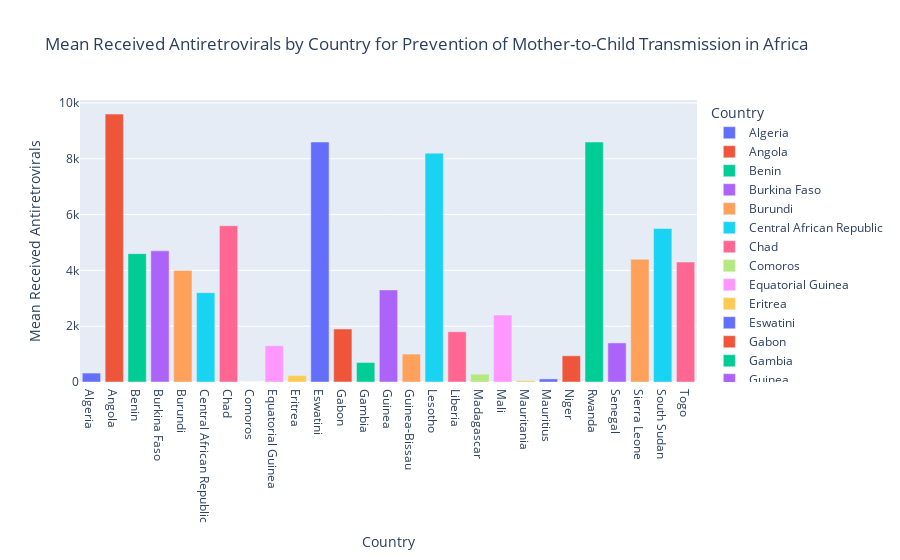

Notebook source saved alongside this figure:
### Code cell
# Reset the index to make it suitable for plotting
preventionofTransmission_reset = preventionofTransmission.reset_index()

# Create a bar plot
fig = px.bar(preventionofTransmission_reset, x='Country', y='Received Antiretrovirals',
             color='Country',
             labels={'Received Antiretrovirals': 'Mean Received Antiretrovirals'},
             title='Mean Received Antiretrovirals by Country for Prevention of Mother-to-Child Transmission in Africa')

# Show the plot
fig.show()

### Figure 1 — Plotly figure (JSON) as saved in the notebook; plotly's stock layout.template omitted (floating-point values rounded to 4 significant figures)
{"data": [{"alignmentgroup": "True", "hovertemplate": "Country=%{x}<br>Mean Received Antiretrovirals=%{y}<extra></extra>", "legendgroup": "Algeria", "marker": {"color": "#636efa", "pattern": {"shape": ""}}, "name": "Algeria", "offsetgroup": "Algeria", "orientation": "v", "showlegend": true, "textposition": "auto", "type": "bar", "x": ["Algeria"], "xaxis": "x", "y": [320], "yaxis": "y"}, {"alignmentgroup": "True", "hovertemplate": "Country=%{x}<br>Mean Received Antiretrovirals=%{y}<extra></extra>", "legendgroup": "Angola", "marker": {"color": "#EF553B", "pattern": {"shape": ""}}, "name": "Angola", "offsetgroup": "Angola", "orientation": "v", "showlegend": true, "textposition": "auto", "type": "bar", "x": ["Angola"], "xaxis": "x", "y": [9600], "yaxis": "y"}, {"alignmentgroup": "True", "hovertemplate": "Country=%{x}<br>Mean Received Antiretrovirals=%{y}<extra></extra>", "legendgroup": "Benin", "marker": {"color": "#00cc96", "pattern": {"shape": ""}}, "name": "Benin", "offsetgroup": "Benin", "orientation": "v", "showlegend": true, "textposition": "auto", "type": "bar", "x": ["Benin"], "xaxis": "x", "y": [4600], "yaxis": "y"}, {"alignmentgroup": "True", "hovertemplate": "Country=%{x}<br>Mean Received Antiretrovirals=%{y}<extra></extra>", "legendgroup": "Burkina Faso", "marker": {"color": "#ab63fa", "pattern": {"shape": ""}}, "name": "Burkina Faso", "offsetgroup": "Burkina Faso", "orientation": "v", "showlegend": true, "textposition": "auto", "type": "bar", "x": ["Burkina Faso"], "xaxis": "x", "y": [4700], "yaxis": "y"}, {"alignmentgroup": "True", "hovertemplate": "Country=%{x}<br>Mean Received Antiretrovirals=%{y}<extra></extra>", "legendgroup": "Burundi", "marker": {"color": "#FFA15A", "pattern": {"shape": ""}}, "name": "Burundi", "offsetgroup": "Burundi", "orientation": "v", "showlegend": true, "textposition": "auto", "type": "bar", "x": ["Burundi"], "xaxis": "x", "y": [4000], "yaxis": "y"}, {"alignmentgroup": "True", "hovertemplate": "Country=%{x}<br>Mean Received Antiretrovirals=%{y}<extra></extra>", "legendgroup": "Central African Republic", "marker": {"color": "#19d3f3", "pattern": {"shape": ""}}, "name": "Central African Republic", "offsetgroup": "Central African Republic", "orientation": "v", "showlegend": true, "textposition": "auto", "type": "bar", "x": ["Central African Republic"], "xaxis": "x", "y": [3200], "yaxis": "y"}, {"alignmentgroup": "True", "hovertemplate": "Country=%{x}<br>Mean Received Antiretrovirals=%{y}<extra></extra>", "legendgroup": "Chad", "marker": {"color": "#FF6692", "pattern": {"shape": ""}}, "name": "Chad", "offsetgroup": "Chad", "orientation": "v", "showlegend": true, "textposition": "auto", "type": "bar", "x": ["Chad"], "xaxis": "x", "y": [5600], "yaxis": "y"}, {"alignmentgroup": "True", "hovertemplate": "Country=%{x}<br>Mean Received Antiretrovirals=%{y}<extra></extra>", "legendgroup": "Comoros", "marker": {"color": "#B6E880", "pattern": {"shape": ""}}, "name": "Comoros", "offsetgroup": "Comoros", "orientation": "v", "showlegend": true, "textposition": "auto", "type": "bar", "x": ["Comoros"], "xaxis": "x", "y": [0], "yaxis": "y"}, {"alignmentgroup": "True", "hovertemplate": "Country=%{x}<br>Mean Received Antiretrovirals=%{y}<extra></extra>", "legendgroup": "Equatorial Guinea", "marker": {"color": "#FF97FF", "pattern": {"shape": ""}}, "name": "Equatorial Guinea", "offsetgroup": "Equatorial Guinea", "orientation": "v", "showlegend": true, "textposition": "auto", "type": "bar", "x": ["Equatorial Guinea"], "xaxis": "x", "y": [1300], "yaxis": "y"}, {"alignmentgroup": "True", "hovertemplate": "Country=%{x}<br>Mean Received Antiretrovirals=%{y}<extra></extra>", "legendgroup": "Eritrea", "marker": {"color": "#FECB52", "pattern": {"shape": ""}}, "name": "Eritrea", "offsetgroup": "Eritrea", "orientation": "v", "showlegend": true, "textposition": "auto", "type": "bar", "x": ["Eritrea"], "xaxis": "x", "y": [230], "yaxis": "y"}, {"alignmentgroup": "True", "hovertemplate": "Country=%{x}<br>Mean Received Antiretrovirals=%{y}<extra></extra>", "legendgroup": "Eswatini", "marker": {"color": "#636efa", "pattern": {"shape": ""}}, "name": "Eswatini", "offsetgroup": "Eswatini", "orientation": "v", "showlegend": true, "textposition": "auto", "type": "bar", "x": ["Eswatini"], "xaxis": "x", "y": [8600], "yaxis": "y"}, {"alignmentgroup": "True", "hovertemplate": "Country=%{x}<br>Mean Received Antiretrovirals=%{y}<extra></extra>", "legendgroup": "Gabon", "marker": {"color": "#EF553B", "pattern": {"shape": ""}}, "name": "Gabon", "offsetgroup": "Gabon", "orientation": "v", "showlegend": true, "textposition": "auto", "type": "bar", "x": ["Gabon"], "xaxis": "x", "y": [1900], "yaxis": "y"}, {"alignmentgroup": "True", "hovertemplate": "Country=%{x}<br>Mean Received Antiretrovirals=%{y}<extra></extra>", "legendgroup": "Gambia", "marker": {"color": "#00cc96", "pattern": {"shape": ""}}, "name": "Gambia", "offsetgroup": "Gambia", "orientation": "v", "showlegend": true, "textposition": "auto", "type": "bar", "x": ["Gambia"], "xaxis": "x", "y": [700], "yaxis": "y"}, {"alignmentgroup": "True", "hovertemplate": "Country=%{x}<br>Mean Received Antiretrovirals=%{y}<extra></extra>", "legendgroup": "Guinea", "marker": {"color": "#ab63fa", "pattern": {"shape": ""}}, "name": "Guinea", "offsetgroup": "Guinea", "orientation": "v", "showlegend": true, "textposition": "auto", "type": "bar", "x": ["Guinea"], "xaxis": "x", "y": [3300], "yaxis": "y"}, {"alignmentgroup": "True", "hovertemplate": "Country=%{x}<br>Mean Received Antiretrovirals=%{y}<extra></extra>", "legendgroup": "Guinea-Bissau", "marker": {"color": "#FFA15A", "pattern": {"shape": ""}}, "name": "Guinea-Bissau", "offsetgroup": "Guinea-Bissau", "orientation": "v", "showlegend": true, "textposition": "auto", "type": "bar", "x": ["Guinea-Bissau"], "xaxis": "x", "y": [1000], "yaxis": "y"}, {"alignmentgroup": "True", "hovertemplate": "Country=%{x}<br>Mean Received Antiretrovirals=%{y}<extra></extra>", "legendgroup": "Lesotho", "marker": {"color": "#19d3f3", "pattern": {"shape": ""}}, "name": "Lesotho", "offsetgroup": "Lesotho", "orientation": "v", "showlegend": true, "textposition": "auto", "type": "bar", "x": ["Lesotho"], "xaxis": "x", "y": [8200], "yaxis": "y"}, {"alignmentgroup": "True", "hovertemplate": "Country=%{x}<br>Mean Received Antiretrovirals=%{y}<extra></extra>", "legendgroup": "Liberia", "marker": {"color": "#FF6692", "pattern": {"shape": ""}}, "name": "Liberia", "offsetgroup": "Liberia", "orientation": "v", "showlegend": true, "textposition": "auto", "type": "bar", "x": ["Liberia"], "xaxis": "x", "y": [1800], "yaxis": "y"}, {"alignmentgroup": "True", "hovertemplate": "Country=%{x}<br>Mean Received Antiretrovirals=%{y}<extra></extra>", "legendgroup": "Madagascar", "marker": {"color": "#B6E880", "pattern": {"shape": ""}}, "name": "Madagascar", "offsetgroup": "Madagascar", "orientation": "v", "showlegend": true, "textposition": "auto", "type": "bar", "x": ["Madagascar"], "xaxis": "x", "y": [280], "yaxis": "y"}, {"alignmentgroup": "True", "hovertemplate": "Country=%{x}<br>Mean Received Antiretrovirals=%{y}<extra></extra>", "legendgroup": "Mali", "marker": {"color": "#FF97FF", "pattern": {"shape": ""}}, "name": "Mali", "offsetgroup": "Mali", "orientation": "v", "showlegend": true, "textposition": "auto", "type": "bar", "x": ["Mali"], "xaxis": "x", "y": [2400], "yaxis": "y"}, {"alignmentgroup": "True", "hovertemplate": "Country=%{x}<br>Mean Received Antiretrovirals=%{y}<extra></extra>", "legendgroup": "Mauritania", "marker": {"color": "#FECB52", "pattern": {"shape": ""}}, "name": "Mauritania", "offsetgroup": "Mauritania", "orientation": "v", "showlegend": true, "textposition": "auto", "type": "bar", "x": ["Mauritania"], "xaxis": "x", "y": [50], "yaxis": "y"}, {"alignmentgroup": "True", "hovertemplate": "Country=%{x}<br>Mean Received Antiretrovirals=%{y}<extra></extra>", "legendgroup": "Mauritius", "marker": {"color": "#636efa", "pattern": {"shape": ""}}, "name": "Mauritius", "offsetgroup": "Mauritius", "orientation": "v", "showlegend": true, "textposition": "auto", "type": "bar", "x": ["Mauritius"], "xaxis": "x", "y": [110], "yaxis": "y"}, {"alignmentgroup": "True", "hovertemplate": "Country=%{x}<br>Mean Received Antiretrovirals=%{y}<extra></extra>", "legendgroup": "Niger", "marker": {"color": "#EF553B", "pattern": {"shape": ""}}, "name": "Niger", "offsetgroup": "Niger", "orientation": "v", "showlegend": true, "textposition": "auto", "type": "bar", "x": ["Niger"], "xaxis": "x", "y": [940], "yaxis": "y"}, {"alignmentgroup": "True", "hovertemplate": "Country=%{x}<br>Mean Received Antiretrovirals=%{y}<extra></extra>", "legendgroup": "Rwanda", "marker": {"color": "#00cc96", "pattern": {"shape": ""}}, "name": "Rwanda", "offsetgroup": "Rwanda", "orientation": "v", "showlegend": true, "textposition": "auto", "type": "bar", "x": ["Rwanda"], "xaxis": "x", "y": [8600], "yaxis": "y"}, {"alignmentgroup": "True", "hovertemplate": "Country=%{x}<br>Mean Received Antiretrovirals=%{y}<extra></extra>", "legendgroup": "Senegal", "marker": {"color": "#ab63fa", "pattern": {"shape": ""}}, "name": "Senegal", "offsetgroup": "Senegal", "orientation": "v", "showlegend": true, "textposition": "auto", "type": "bar", "x": ["Senegal"], "xaxis": "x", "y": [1400], "yaxis": "y"}, {"alignmentgroup": "True", "hovertemplate": "Country=%{x}<br>Mean Received Antiretrovirals=%{y}<extra></extra>", "legendgroup": "Sierra Leone", "marker": {"color": "#FFA15A", "pattern": {"shape": ""}}, "name": "Sierra Leone", "offsetgroup": "Sierra Leone", "orientation": "v", "showlegend": true, "textposition": "auto", "type": "bar", "x": ["Sierra Leone"], "xaxis": "x", "y": [4400], "yaxis": "y"}, {"alignmentgroup": "True", "hovertemplate": "Country=%{x}<br>Mean Received Antiretrovirals=%{y}<extra></extra>", "legendgroup": "South Sudan", "marker": {"color": "#19d3f3", "pattern": {"shape": ""}}, "name": "South Sudan", "offsetgroup": "South Sudan", "orientation": "v", "showlegend": true, "textposition": "auto", "type": "bar", "x": ["South Sudan"], "xaxis": "x", "y": [5500], "yaxis": "y"}, {"alignmentgroup": "True", "hovertemplate": "Country=%{x}<br>Mean Received Antiretrovirals=%{y}<extra></extra>", "legendgroup": "Togo", "marker": {"color": "#FF6692", "pattern": {"shape": ""}}, "name": "Togo", "offsetgroup": "Togo", "orientation": "v", "showlegend": true, "textposition": "auto", "type": "bar", "x": ["Togo"], "xaxis": "x", "y": [4300], "yaxis": "y"}], "layout": {"barmode": "relative", "legend": {"title": {"text": "Country"}, "tracegroupgap": 0}, "title": {"text": "Mean Received Antiretrovirals by Country for Prevention of Mother-to-Child Transmission in Africa"}, "xaxis": {"anchor": "y", "categoryarray": ["Algeria", "Angola", "Benin", "Burkina Faso", "Burundi", "Central African Republic", "Chad", "Comoros", "Equatorial Guinea", "Eritrea", "Eswatini", "Gabon", "Gambia", "Guinea", "Guinea-Bissau", "Lesotho", "Liberia", "Madagascar", "Mali", "Mauritania", "Mauritius", "Niger", "Rwanda", "Senegal", "Sierra Leone", "South Sudan", "Togo"], "categoryorder": "array", "domain": [0, 1], "title": {"text": "Country"}}, "yaxis": {"anchor": "x", "domain": [0, 1], "title": {"text": "Mean Received Antiretrovirals"}}}}
